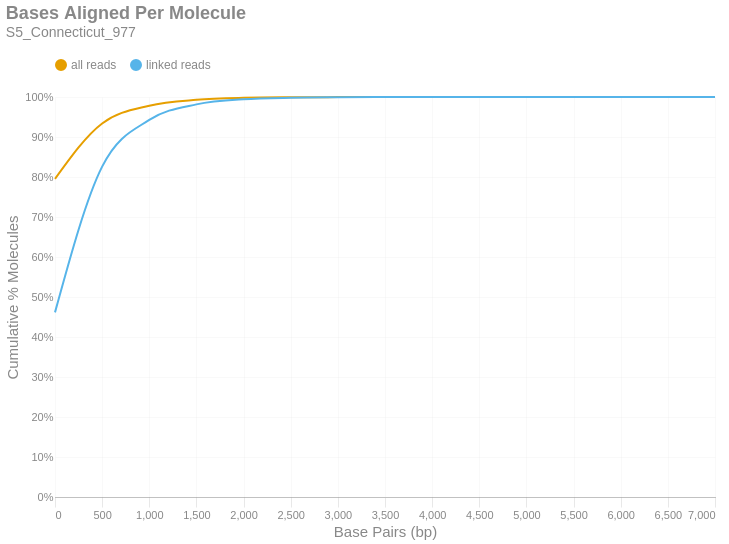

This figure's notebook cell:
### Markdown cell above
### Bases Aligned Per Molecule
This is a cumulative frequency distribution showing the number of base pairs aligned per unique molecule. These data are shown in 500 bp bins. There are two distributions: one with `all reads` (yellow) and another with only `linked reads` (blue). The percent of molecules in the `linked reads` distribution is relative to the total number of linked molecules.

### Code cell
if SKIPLR:
    print_html(f"Skipped")
else:
    binned_df = consolidated_hist(valids['aligned_bp'], mask, 500, True)
    with SafeRender(binned_df):
        (
            density_plot(binned_df, 'Bases Aligned Per Molecule', samplename, 'basesper')
            .encode(
                x=alt.X('bin:Q', title="Base Pairs (bp)").axis(tickMinStep=500).scale(padding=0),
                y=alt.Y('value:Q', title='Cumulative % Molecules')
                    .axis(format='%')
                    .scale(domain = [0,1])
                    .stack(False),
                color=alt.Color("key:N").scale(domain = ["all reads", "linked reads"]),
                tooltip = [
                    alt.Tooltip("key:N", title = "Data Type"),
                    alt.Tooltip("range_label:N", title="Bases Aligned Per Molecule"),
                    alt.Tooltip("value:Q", format = ".2%", title="% Molecules (Cum.)")
                ]
            )
        ).display()

### Figure 1 — Vega-Lite specification as saved in the notebook (floating-point values rounded to 4 significant figures)
{"width": "container", "height": 400, "config": {"title": {"anchor": "start", "dy": -15, "fontSize": 18, "color": "#888888", "subtitleColor": "#888888", "subtitleFontSize": 14}, "arc": {"fill": "#0072B2"}, "axis": {"domainColor": "#888888", "domainWidth": 0.5, "gridWidth": 0.2, "grid": false, "titleFontWeight": 400, "titleFontSize": 15, "labelFontSize": 11, "labelColor": "#888888", "tickColor": "#888888", "tickWidth": 0.2, "titleColor": "#888888"}, "axisBand": {"grid": false}, "axisX": {"grid": true, "tickSize": 10, "domainCap": "round"}, "axisY": {"domain": false, "grid": true, "tickSize": 0, "domainCap": "round"}, "background": "transparent", "header": {"labelFontSize": 15, "labelColor": "#888888", "titleFontSize": 15, "titleFontWeight": 600, "titleColor": "#888888"}, "legend": {"labelFont": "sans-serif", "labelFontSize": 12, "labelColor": "#888888", "symbolSize": 100, "symbolType": "circle", "titleFontSize": 12, "titlePadding": 10, "titleColor": "#888888", "title": null, "orient": "top"}, "range": {"category": ["#E69F00", "#56B4E9", "#009E73", "#F0E442", "#0072B2", "#D55E00", "#CC79A7", "#000000"], "diverging": ["#cfe8f3", "#a2d4ec", "#73bfe2", "#46abdb", "#1696d2", "#12719e"]}, "area": {"fill": "#0072B2", "fillOpacity": 0.7, "line": true, "strokeOpacity": 0.7}, "line": {"color": "#0072B2", "stroke": "#0072B2", "strokeWidth": 2}, "trail": {"color": "#0072B2", "stroke": "#0072B2", "strokeWidth": 0, "size": 1}, "point": {"filled": true, "fillOpacity": 1.0, "size": 95}, "text": {"color": "#888888", "fontSize": 11, "align": "right", "fontWeight": 400, "size": 11}, "bar": {"fill": "#0072B2", "stroke": null}, "view": {"stroke": null, "continuousWidth": 660, "continuousHeight": 400}}, "data": {"name": "data-5522399162731a6912cbf89252684118"}, "mark": {"type": "line", "interpolate": "monotone", "point": {"opacity": 0, "size": 275}}, "encoding": {"color": {"field": "key", "scale": {"domain": ["all reads", "linked reads"]}, "type": "nominal"}, "tooltip": [{"field": "key", "title": "Data Type", "type": "nominal"}, {"field": "range_label", "title": "Bases Aligned Per Molecule", "type": "nominal"}, {"field": "value", "format": ".2%", "title": "% Molecules (Cum.)", "type": "quantitative"}], "x": {"axis": {"tickMinStep": 500}, "field": "bin", "scale": {"padding": 0}, "title": "Base Pairs (bp)", "type": "quantitative"}, "y": {"axis": {"format": "%"}, "field": "value", "scale": {"domain": [0, 1]}, "stack": false, "title": "Cumulative % Molecules", "type": "quantitative"}}, "params": [{"name": "param_c36ac31b6afebe62", "select": {"type": "point", "fields": ["key"]}, "bind": "legend"}], "title": {"text": "Bases Aligned Per Molecule", "subtitle": "S5_Connecticut_977"}, "transform": [{"fold": ["all reads (cumsum)", "linked reads (cumsum)"]}, {"calculate": "replace(datum.key, ' (cumsum)', '')", "as": "key"}, {"filter": {"param": "param_c36ac31b6afebe62"}}], "usermeta": {"embedOptions": {"downloadFileName": "S5_Connecticut_977.basesper"}}, "$schema": "https://vega.github.io/schema/vega-lite/v6.1.0.json", "datasets": {"data-5522399162731a6912cbf89252684118": [{"bin": "0.0", "interval": "0.0-500.0", "all reads": 0.7953, "linked reads": 0.4615, "all reads (cumsum)": 0.7953, "linked reads (cumsum)": 0.4615, "range_label": "0-499"}, {"bin": "500.0", "interval": "500.0-1000.0", "all reads": 0.1387, "linked reads": 0.3643, "all reads (cumsum)": 0.9339, "linked reads (cumsum)": 0.8259, "range_label": "500-999"}, {"bin": "1000.0", "interval": "1000.0-1500.0", "all reads": 0.04433, "linked reads": 0.1169, "all reads (cumsum)": 0.9783, "linked reads (cumsum)": 0.9427, "range_label": "1000-1499"}, {"bin": "1500.0", "interval": "1500.0-2000.0", "all reads": 0.01473, "linked reads": 0.03884, "all reads (cumsum)": 0.993, "linked reads (cumsum)": 0.9816, "range_label": "1500-1999"}, {"bin": "2000.0", "interval": "2000.0-2500.0", "all reads": 0.004841, "linked reads": 0.01276, "all reads (cumsum)": 0.9978, "linked reads (cumsum)": 0.9943, "range_label": "2000-2499"}, {"bin": "2500.0", "interval": "2500.0-3000.0", "all reads": 0.001424, "linked reads": 0.003753, "all reads (cumsum)": 0.9993, "linked reads (cumsum)": 0.9981, "range_label": "2500-2999"}, {"bin": "3000.0", "interval": "3000.0-3500.0", "all reads": 0.0004703, "linked reads": 0.00124, "all reads (cumsum)": 0.9997, "linked reads (cumsum)": 0.9993, "range_label": "3000-3499"}, {"bin": "3500.0", "interval": "3500.0-4000.0", "all reads": 0.0001733, "linked reads": 0.0004568, "all reads (cumsum)": 0.9999, "linked reads (cumsum)": 0.9998, "range_label": "3500-3999"}, {"bin": "4000.0", "interval": "4000.0-4500.0", "all reads": 5.566e-05, "linked reads": 0.0001467, "all reads (cumsum)": 1.0, "linked reads (cumsum)": 0.9999, "range_label": "4000-4499"}, {"bin": "4500.0", "interval": "4500.0-5000.0", "all reads": 1.663e-05, "linked reads": 4.384e-05, "all reads (cumsum)": 1.0, "linked reads (cumsum)": 1.0, "range_label": "4500-4999"}, {"bin": "5000.0", "interval": "5000.0-5500.0", "all reads": 7.466e-06, "linked reads": 1.968e-05, "all reads (cumsum)": 1.0, "linked reads (cumsum)": 1.0, "range_label": "5000-5499"}, {"bin": "5500.0", "interval": "5500.0-6000.0", "all reads": 3.308e-06, "linked reads": 8.719e-06, "all reads (cumsum)": 1.0, "linked reads (cumsum)": 1.0, "range_label": "5500-5999"}, {"bin": "6000.0", "interval": "6000.0-6500.0", "all reads": 1.04e-06, "linked reads": 2.74e-06, "all reads (cumsum)": 1.0, "linked reads (cumsum)": 1.0, "range_label": "6000-6499"}, {"bin": "6500.0", "interval": "6500.0-7000.0", "all reads": 5.67e-07, "linked reads": 1.495e-06, "all reads (cumsum)": 1.0, "linked reads (cumsum)": 1.0, "range_label": "6500-6999"}, {"bin": "7000.0", "interval": "7000.0-7500.0", "all reads": 1.89e-07, "linked reads": 4.982e-07, "all reads (cumsum)": 1.0, "linked reads (cumsum)": 1.0, "range_label": "7000-7499"}]}}
